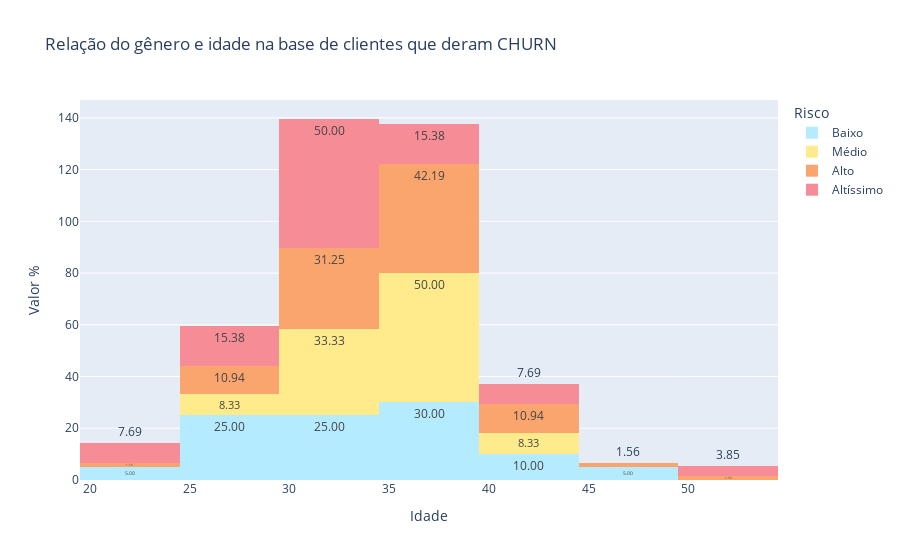

The notebook cell this image was saved under:
### Markdown cell above
## Relação do risco e idade

É preciso tomar cuidado ao realizar ações baseadas na idade pois pode ser uma forma de causar discriminação por etarismo.

A maior concentração de CHURN é de pessoas com idade entre 30 e 40 anos.

A soma do CHURN do risco alto e altíssimo ultrapassam 55% da base de clientes com idade de 30 a 40 anos.

### Code cell
df_aux = df.loc[df['is_churn']==True][['id_associado','risco', 'idade']]
fig = px.histogram(df_aux, x="idade", color="risco", nbins=10, title="Relação do gênero e idade na base de clientes que deram CHURN", histfunc='count', histnorm='percent', color_discrete_sequence=palette_risk, labels={'idade': 'Idade'}, text_auto='.2f')

fig.update_layout(
    yaxis_title="Valor %",
    legend=dict(
        title='Risco'
    )
)
fig.show()

### Figure 1 — Plotly figure (JSON) as saved in the notebook; plotly's stock layout.template omitted (floating-point values rounded to 4 significant figures)
{"data": [{"alignmentgroup": "True", "bingroup": "x", "histfunc": "count", "histnorm": "percent", "hovertemplate": "risco=Baixo<br>Idade=%{x}<br>percent=%{y}<extra></extra>", "legendgroup": "Baixo", "marker": {"color": "#B4EBFF", "pattern": {"shape": ""}}, "name": "Baixo", "nbinsx": 10, "offsetgroup": "Baixo", "orientation": "v", "showlegend": true, "texttemplate": "%{value:.2f}", "type": "histogram", "x": [35, 46, 36, 33, 40, 31, 27, 31, 29, 38, 39, 27, 36, 25, 30, 36, 27, 40, 34, 21], "xaxis": "x", "yaxis": "y"}, {"alignmentgroup": "True", "bingroup": "x", "histfunc": "count", "histnorm": "percent", "hovertemplate": "risco=Médio<br>Idade=%{x}<br>percent=%{y}<extra></extra>", "legendgroup": "Médio", "marker": {"color": "#FFEB8C", "pattern": {"shape": ""}}, "name": "Médio", "nbinsx": 10, "offsetgroup": "Médio", "orientation": "v", "showlegend": true, "texttemplate": "%{value:.2f}", "type": "histogram", "x": [39, 33, 35, 36, 34, 42, 28, 34, 39, 31, 37, 35], "xaxis": "x", "yaxis": "y"}, {"alignmentgroup": "True", "bingroup": "x", "histfunc": "count", "histnorm": "percent", "hovertemplate": "risco=Alto<br>Idade=%{x}<br>percent=%{y}<extra></extra>", "legendgroup": "Alto", "marker": {"color": "#FAA56E", "pattern": {"shape": ""}}, "name": "Alto", "nbinsx": 10, "offsetgroup": "Alto", "orientation": "v", "showlegend": true, "texttemplate": "%{value:.2f}", "type": "histogram", "x": [36, 26, 37, 37, 28, 38, 30, 36, 26, 33, 34, 38, 35, 39, 30, 35, 38, 33, 32, 38, 30, 33, 41, 27, 27, 36, 41, 23, 33, 38, 37, 37, 46, 38, 36, 35, 40, 39, 42, 50, 30, 36, 36, 34, 36, 39, 36, 35, 28, 40, 33, 43, 31, 44, 37, 28, 32, 31, 34, 36, 32, 33, 33, 33], "xaxis": "x", "yaxis": "y"}, {"alignmentgroup": "True", "bingroup": "x", "histfunc": "count", "histnorm": "percent", "hovertemplate": "risco=Altíssimo<br>Idade=%{x}<br>percent=%{y}<extra></extra>", "legendgroup": "Altíssimo", "marker": {"color": "#F58C96", "pattern": {"shape": ""}}, "name": "Altíssimo", "nbinsx": 10, "offsetgroup": "Altíssimo", "orientation": "v", "showlegend": true, "texttemplate": "%{value:.2f}", "type": "histogram", "x": [50, 31, 38, 30, 31, 42, 32, 38, 27, 24, 34, 33, 28, 33, 38, 24, 33, 36, 27, 31, 34, 30, 31, 42, 33, 29], "xaxis": "x", "yaxis": "y"}], "layout": {"barmode": "relative", "legend": {"title": {"text": "Risco"}, "tracegroupgap": 0}, "title": {"text": "Relação do gênero e idade na base de clientes que deram CHURN"}, "xaxis": {"anchor": "y", "domain": [0, 1], "title": {"text": "Idade"}}, "yaxis": {"anchor": "x", "domain": [0, 1], "title": {"text": "Valor %"}}}}
